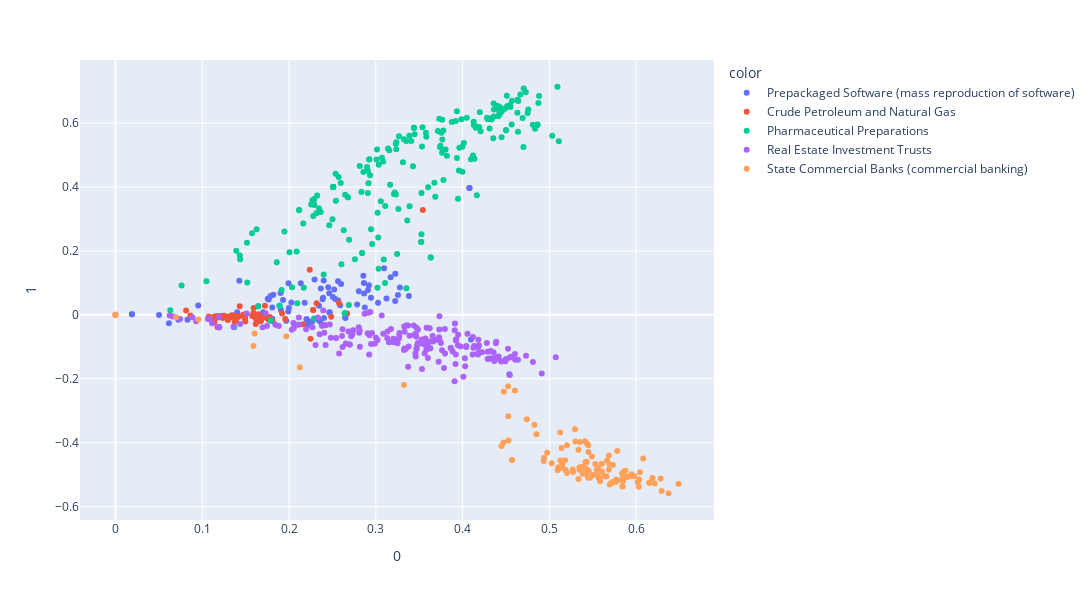

The notebook cell saved with this chart:
### Code cell
from sklearn.decomposition import TruncatedSVD
def visualize_svd(vectors, index):
    multi_index = pd.MultiIndex.from_frame(index, names=["name", "industry"])
    
    svd = TruncatedSVD(n_components = n_components//2)
    svd_embedding = svd.fit_transform(vectors)
    svd_embedding = pd.DataFrame(svd_embedding, index = multi_index)
    
#     kmeans = KMeans(n_clusters = n_components).fit(vectors)
#     pca_embedding['cluster'] = kmeans.labels_
#     pca_embedding['cluster'] = index.iloc[:,1]
#     pca_embedding['cluster'] = pca_embedding['cluster'].astype('category')
    
    fig = px.scatter(svd_embedding, x =0 , y = 1, hover_data={"name": svd_embedding.index.get_level_values(0),
                                                              "industry": svd_embedding.index.get_level_values(1)},
                     color = svd_embedding.index.get_level_values(1), width=1200, height=600)
    fig.show()
    
    return [svd, svd_embedding]

plot_svd = visualize_svd(tf_idf, non_html_data.loc[:,["name","SIC_desc"]])
